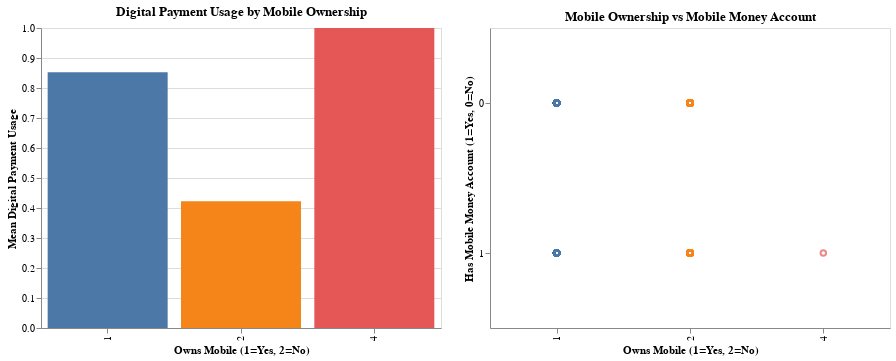

Notebook cell for this chart:
### Code cell
import altair as alt
import pandas as pd

# Step 1: Upload the file
uploaded = files.upload()

# Step 2: Load the file into a DataFrame
micro_ken = pd.read_csv('final_cleaned_micro_kenya.csv')

# Ensure data types are correct
# Use 'micro_ken' instead of 'data' to access the correct DataFrame
micro_ken['Owns_Mobile'] = micro_ken['Owns_Mobile'].astype(int)
micro_ken['Has_Internet_Access'] = micro_ken['Has_Internet_Access'].astype(int)
micro_ken['Has_Financial_Account'] = micro_ken['Has_Financial_Account'].astype(int)
micro_ken['Made_Digital_Payment'] = micro_ken['Made_Digital_Payment'].astype(int)
micro_ken['Urbanicity'] = micro_ken['Urbanicity'].astype(int)

# Prepare data for Altair visualizations

# Visualization 1: Bar Chart - Digital Payment Usage by Mobile Ownership
# Use 'micro_ken' instead of 'data' in the chart definitions
chart1 = alt.Chart(micro_ken).mark_bar().encode(
    x=alt.X('Owns_Mobile:N', title='Owns Mobile (1=Yes, 2=No)'),
    y=alt.Y('mean(Made_Digital_Payment):Q', title='Mean Digital Payment Usage'),
    color=alt.Color('Owns_Mobile:N', legend=None)
).properties(
    title='Digital Payment Usage by Mobile Ownership',
    width=400,
    height=300
)

# Visualization 2: Scatter Plot - Mobile Ownership vs Mobile Money Account
chart2 = alt.Chart(micro_ken).mark_point().encode(
    x=alt.X('Owns_Mobile:N', title='Owns Mobile (1=Yes, 2=No)'),
    y=alt.Y('Has_Mobile_Account:N', title='Has Mobile Money Account (1=Yes, 0=No)'),
    color=alt.Color('Owns_Mobile:N', legend=None),
    tooltip=['Owns_Mobile', 'Has_Mobile_Account']
).properties(
    title='Mobile Ownership vs Mobile Money Account',
    width=400,
    height=300
)

# Display the charts side-by-side for comparison
chart1 | chart2

### Figure 1 — Vega-Lite specification as saved in the notebook (floating-point values rounded to 4 significant figures; data arrays with more than 128 entries replaced by an {"elided": "..."} marker saying what was removed)
{"config": {"view": {"continuousWidth": 300, "continuousHeight": 300}}, "hconcat": [{"mark": {"type": "bar"}, "encoding": {"color": {"field": "Owns_Mobile", "legend": null, "type": "nominal"}, "x": {"field": "Owns_Mobile", "title": "Owns Mobile (1=Yes, 2=No)", "type": "nominal"}, "y": {"aggregate": "mean", "field": "Made_Digital_Payment", "title": "Mean Digital Payment Usage", "type": "quantitative"}}, "height": 300, "title": "Digital Payment Usage by Mobile Ownership", "width": 400}, {"mark": {"type": "point"}, "encoding": {"color": {"field": "Owns_Mobile", "legend": null, "type": "nominal"}, "tooltip": [{"field": "Owns_Mobile", "type": "quantitative"}, {"field": "Has_Mobile_Account", "type": "quantitative"}], "x": {"field": "Owns_Mobile", "title": "Owns Mobile (1=Yes, 2=No)", "type": "nominal"}, "y": {"field": "Has_Mobile_Account", "title": "Has Mobile Money Account (1=Yes, 0=No)", "type": "nominal"}}, "height": 300, "title": "Mobile Ownership vs Mobile Money Account", "width": 400}], "data": {"name": "data-196c25033d099158e715d7cf7af9f927"}, "$schema": "https://vega.github.io/schema/vega-lite/v5.20.1.json", "datasets": {"data-196c25033d099158e715d7cf7af9f927": {"elided": "999 records"}}}
